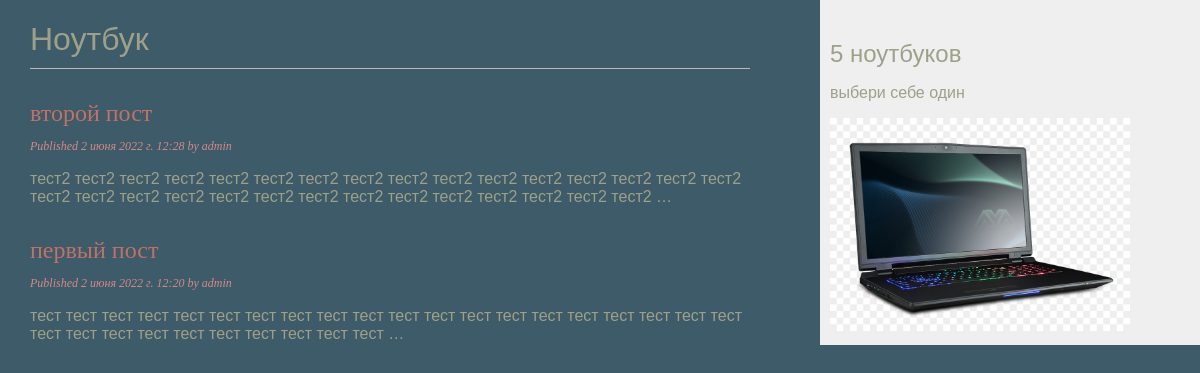
The page /blog/ on the database as committed earlier.
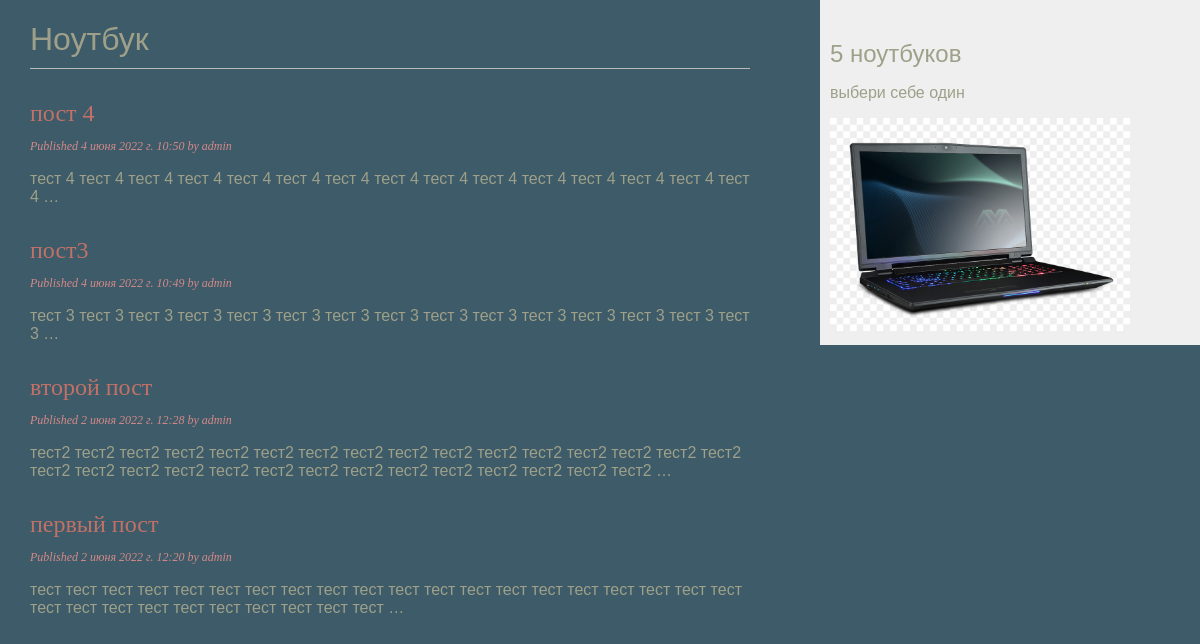
The same page on the database as committed later.
### blog/models.py (models this page shows, shortened)
class Post(models.Model):
    class Status(models.TextChoices):
        DRAFT = 'DF', 'Draft'
        PUBLISHED = 'PB', 'Published'
    title = models.CharField(max_length=250)
    slug = models.SlugField(max_length=250)
    author = models.ForeignKey(User,
                               on_delete=models.CASCADE,
                               related_name='blog_posts')
    body = models.TextField()
    publish = models.DateTimeField(default=timezone.now)
    created = models.DateTimeField(auto_now_add=True)
    updated = models.DateTimeField(auto_now=True)
    status = models.CharField(max_length=2,
                              choices=Status.choices,
                              default=Status.DRAFT)
    objects = models.Manager() # The default manager.
    published = PublishedManager() # Our custom manager.
    class Meta:
        ordering = ['-publish']
        indexes = [
            models.Index(fields=['-publish']),
        ]

### blog/views.py (the view)
# urls.py: path('', views.post_list, name='post_list'),
def post_list(request):
    posts = Post.published.all()
    return render(request,
                 'blog/post/list.html',
                 {'posts': posts})

### blog/models.py (called while the page is built)
    def get_queryset(self):
        return super().get_queryset()\
                      .filter(status=Post.Status.PUBLISHED)

### blog/templates/blog/post/list.html (shortened to what this page needs)
{% extends "blog/base.html" %}
{% block content %}
  <h1>Ноутбук</h1>
  {% for post in posts %}
    <h2>
      <a href="{% url 'blog:post_detail' post.id %}">
        {{ post.title }}
      </a>
    </h2>
    <p class="date">
      Published {{ post.publish }} by {{ post.author }}
    </p>
    {{ post.body|truncatewords:30|linebreaks }}
  {% endfor %}
{% endblock %}

Rows that differ between the two databases and show on the page:
added Post: title "пост 4", publish "4 июня 2022 г. 10:50", author "admin", body "тест 4 тест 4 тест 4 тест 4 тест 4 тест 4 тест 4 тест 4 тест 4 тест 4 тест 4 тест 4 тест 4 тест 4 тест 4 …"
added Post: title "пост3", publish "4 июня 2022 г. 10:49", author "admin", body "тест 3 тест 3 тест 3 тест 3 тест 3 тест 3 тест 3 тест 3 тест 3 тест 3 тест 3 тест 3 тест 3 тест 3 тест 3 …"
